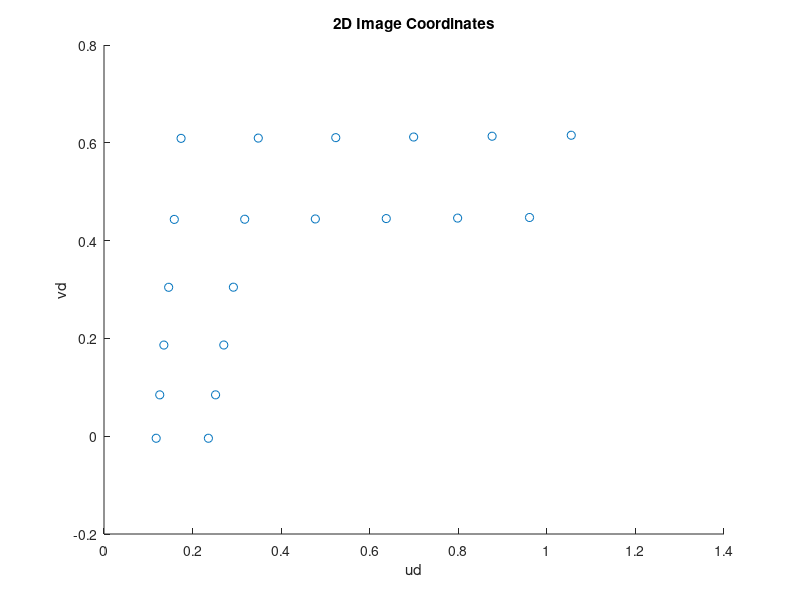

The MATLAB script that drew this image:
Pw=[-2 -1 0 1 2 3 -2 -1 0 1 2 3 -1 -2 -1 -2 -1 -2 -1 -2;
    0 0 0 0 0 0 1 1 1 1 1 1 2 2 3 3 4 4 5 5;
    0 0 0 0 0 0 0 0 0 0 0 0 0 0 0 0 0 0 0 0];
theta=135*pi/180;
f=1.3;
T=[3 3.5 7.5];
k1= 0.01;
Pw = [Pw; ones(1,length(Pw))];
Rx=[1 0 0;0 cos(theta) -sin(theta);0 sin(theta) cos(theta)];
Pc=[Rx T';0 0 0 1];
Cc=Pc*Pw;
u=f.* (Cc(1,:)./Cc(3,:));

v=f.* (Cc(2,:)./Cc(3,:));

r = sqrt(u.^2 + v.^2);
ud = u .* (1 + k1 * r.^2);
vd = v .* (1 + k1 * r.^2);
Xw=Pw(1,:);
Yw=Pw(2,:);

figure;
scatter(ud, vd);
xlabel('ud');
ylabel('vd');
title('2D Image Coordinates');

save('camera_calibration_data.mat','Xw','Yw','u','v','ud','vd');

